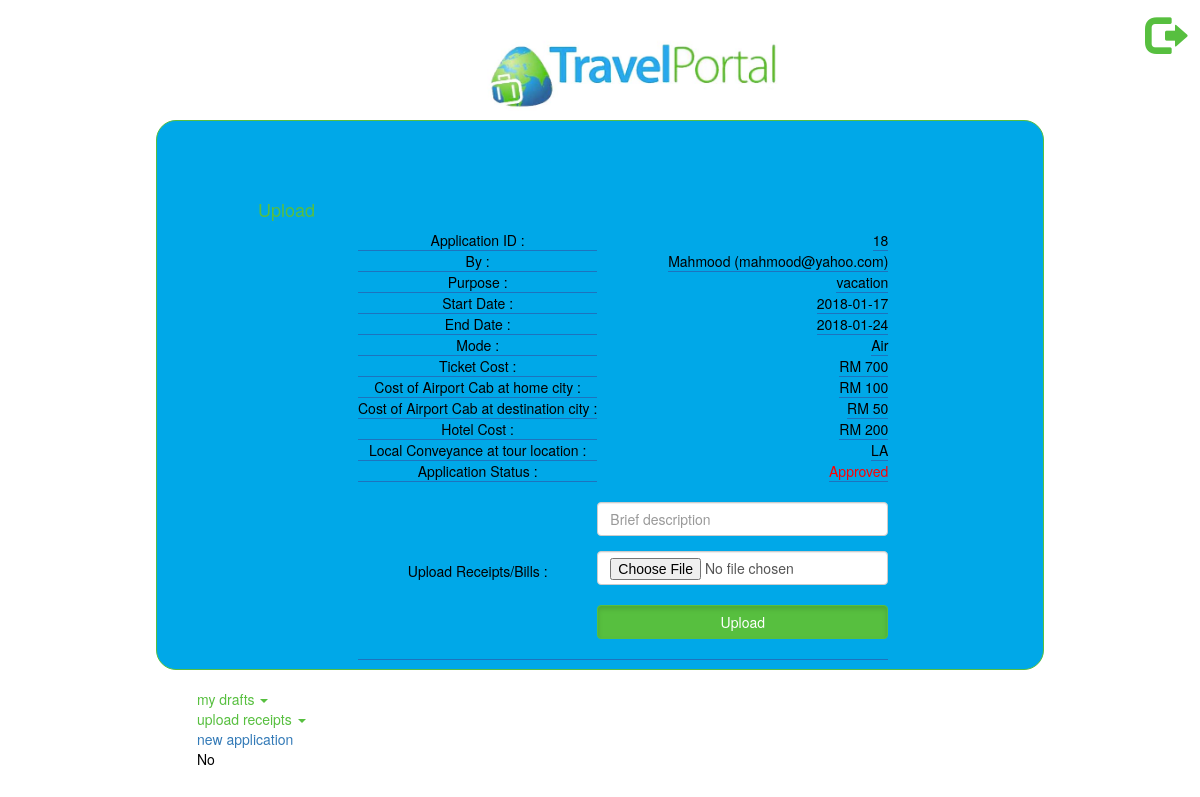
Page /upload.php?tid=18 (signed in) on the committed database.
### tables this page shows
CREATE TABLE `travel_plans` (
  `t_id` int(11) NOT NULL,
  `who` varchar(60) NOT NULL,
  `purpose` varchar(300) NOT NULL,
  `s_date` date NOT NULL,
  `e_date` date NOT NULL,
  `mode_id` int(5) NOT NULL,
  `ticket_cost` int(10) NOT NULL,
  `here_cab` int(10) NOT NULL,
  `there_cab` int(10) NOT NULL,
  `hotel_cost` int(10) NOT NULL,
  `local_conveyance` varchar(255) NOT NULL,
  `status_id` int(5) NOT NULL,
  `manager` varchar(60) NOT NULL
);

CREATE TABLE `staffs` (
  `email` varchar(60) NOT NULL,
  `name` varchar(80) NOT NULL,
  `role_id` int(5) NOT NULL,
  `password` varchar(80) NOT NULL
);

CREATE TABLE `mode` (
  `mode_id` int(5) NOT NULL,
  `mode_name` varchar(60) NOT NULL
);

CREATE TABLE `status` (
  `status_id` int(5) NOT NULL,
  `status_name` varchar(50) NOT NULL
);

### scripts/connect.php (called while the page is built, shortened)
<?php
$db_name = 'travel_portal';

### scripts/functions.inc (called while the page is built, shortened)
<?php
function check_upload($id,$who){
    $sql = "SELECT * FROM travel_plans t, mode m, status s where m.mode_id = t.mode_id and s.status_id = t.status_id and t.status_id != '1' and t.who = '$who' and t.t_id = '$id'";
    return fetch($sql);
}
function fetch($sql){
	include ("connect.php");
	$new_ress = array();
	$ress =  $con->query($sql);
							$in = 0;
					while($row = $ress->fetch_assoc())
												{
													 $new_ress[$in] = $row;
													  $in++;
												}
	return $new_ress;
					}
function get_name($em){
    $sql = "SELECT name from staffs where email = '$em';";
    $res = fetch($sql);
    if (!empty($res)) {
        return $res[0]["name"];
    } else {
        return 'Unknown user';
    }
}

### upload.php (the view, shortened to what this page needs)
<?php
include ("scripts/functions.inc");
$me = $_SESSION["email"];
$id = $_GET["tid"];
$res = check_upload($id,$me);
?>
<!DOCTYPE html>
<html>
    <head>
    <link href="css/bootstrap.min.css" rel="stylesheet">
    <link href="css/custom.css" rel="stylesheet">
    </head>
    <body>
        <div class="header">
         <img alt="Brand" src="img/tp.png" class="d-inline-block align-top" alt="">
        <a href="scripts/logout.php"> <span class="glyphicon glyphicon-log-out" aria-hidden logout="true" style="font-size: 40px;  color: white;" id="logo"> </span></a>
        </div>
         <div class="container">
            <div class="col-lg-12">
            <div class="parent taller">
                <div class="bg-image"></div>
                <div id="content" class="content">
                    <h4 class="newapp">Upload</h4>
                    <div class="upload">
                        <table class="upp">
            <tr>
                <td>
                    Application ID :
                </td>
                <td class="right">
                    <?= $res[0]["t_id"] ?>
                </td>
            </tr>
             <tr>
                <td>
                    By :
                </td>
                <td class="right">
                    <?= get_name($res[0]["who"]).' ('.$res[0]["who"].')' ?>
                </td>
            </tr>
              <tr>
                <td>
                    Purpose :
                </td>
                <td class="right">
                    <?= $res[0]["purpose"] ?>
                </td>
            </tr>
                <tr>
                <td>
                    Start Date :
                </td>
                <td class="right">
                    <?= $res[0]["s_date"] ?>
                </td>
            </tr>
                <tr>
                <td>
                    End Date :
                </td>
                <td class="right">
                    <?= $res[0]["e_date"] ?>
                </td>
            </tr>
                <tr>
                <td>
                    Mode :
                </td>
                <td class="right">
                    <?= $res[0]["mode_name"] ?>
                </td>
            </tr>
                <tr>
                <td>
                    Ticket Cost :
                </td>
                <td class="right">
                    RM  <?= $res[0]["ticket_cost"] ?>
                </td>
            </tr>
                <tr>
                <td>
                    Cost of Airport Cab at home city :
                </td>
                <td class="right">
                    RM  <?= $res[0]["here_cab"] ?>
                </td>
            </tr>
               <tr>
                <td>
                    Cost of Airport Cab at destination city :
                </td>
                <td class="right">
                    RM  <?= $res[0]["there_cab"] ?>
                </td>
            </tr>
               <tr>
                <td>
                    Hotel Cost :
                </td>
                <td class="right">
                    RM <?= $res[0]["hotel_cost"] ?>
                </td>
            </tr>
               <tr>
                <td>
                    Local Conveyance at tour location :
                </td>
                <td class="right">
                    <?= $res[0]["local_conveyance"] ?>
                </td>
            </tr>
               <tr>
                <td>
                    Application Status :
                </td>
                <td class="right red">
                    <?= $res[0]["status_name"] ?>
                </td>
            </tr>
               <tr>
                <td>
                    Upload Receipts/Bills :
                </td>
                <td class="right">
                    <form name="upload" action="scripts/save.php" method="post" enctype="multipart/form-data" >
              <div class="form-group">
            <input type="text" class="form-control" maxlength="60" name="brief_desc" placeholder="Brief description" required="required"/>
              </div>
                        <input type="file"  class="form-control" name="thumb" required="required"/> </br>
                        <input type="submit" class="btn btn-warning btn-block active" name="upload" value="Upload" />
                    </form>
                </td>
            </tr>
        </table>
                    </div>
                </div>
                <div>
                    <div class="dropdown" id="opt">
                        <button class="make-link dropdown-toggle" id="opt"  onmouseout="deunderline(this)" onmouseover="underline(this)" type="button" id="menu1" data-toggle="dropdown">my drafts
                        <span class="caret"></span></button>
                  </div>
                    <div class="dropdown" id="opt">
                        <button class="make-link dropdown-toggle" id="opt"  onmouseout="deunderline(this)" onmouseover="underline(this)" type="button" id="menu1" data-toggle="dropdown">upload receipts
                        <span class="caret"></span></button>
                      </div>
                    <ul id="options">
                        <li><a href="#new_travel">new application</a></li>
                        <li class="notvisible"><a href="#status"></a>No</li>
                    </ul>
                </div>
                </div>
             </div>
    </body>
</html>

### css/custom.css (style rules this page uses)
body { background-color: white; }
h1,h2,h3,h4,h5,h6,#options,#opt { color: #57bf3f; }
.glyphicon-log-out { color: #57bf3f !important; position: absolute; right: 15px; top: 15px; }
.header { width: 100%; height: 50px; }
.header img { margin-top: 40px !important; width: 25%; margin-left: 40%; margin-top: 10px; }
.header a { margin-left: 31%; }
.notvisible { color: black; }
.btn-warning { background: #57bf3f !important; border: 1px solid #57bf3f !important; }
ul { list-style: none; }
.parent { margin-top: 70px; margin-bottom: 100px; border-radius: 20px; border: 1px solid #57bf3f !important; width: 80%; margin-left: 10%; height: 600px; background: #00a8e8; }
.bg-image { width: 100%; height: 100%; background-size: 100%; opacity: 0.05; }
.newapp { margin-top: 50px; }
.content { position: absolute; top: 100px; left: 20%; width: 60%; }
.right { float: right; }
.make-link { background:none!important; color: #1d73be; border:none; padding:0!important; font: inherit; cursor: pointer; margin-left: 40px; padding-top: 0px; }
table { border-collapse: collapse; color: #fff; text-align: center; font-weight: 100; }
td { border-bottom: 1px solid #1d73be; color: black; }
.upload { margin-left: 100px; }
.taller { height: 550px; }
.red { color: red; }

### rows in the picture
travel_plans: t_id "18", who.name "Mahmood", who "mahmood@yahoo.com", purpose "vacation", s_date "2018-01-17", e_date "2018-01-24", mode.mode_name "Air", ticket_cost "700", here_cab "100", there_cab "50", hotel_cost "200", local_conveyance "LA", status.status_name "Approved"
